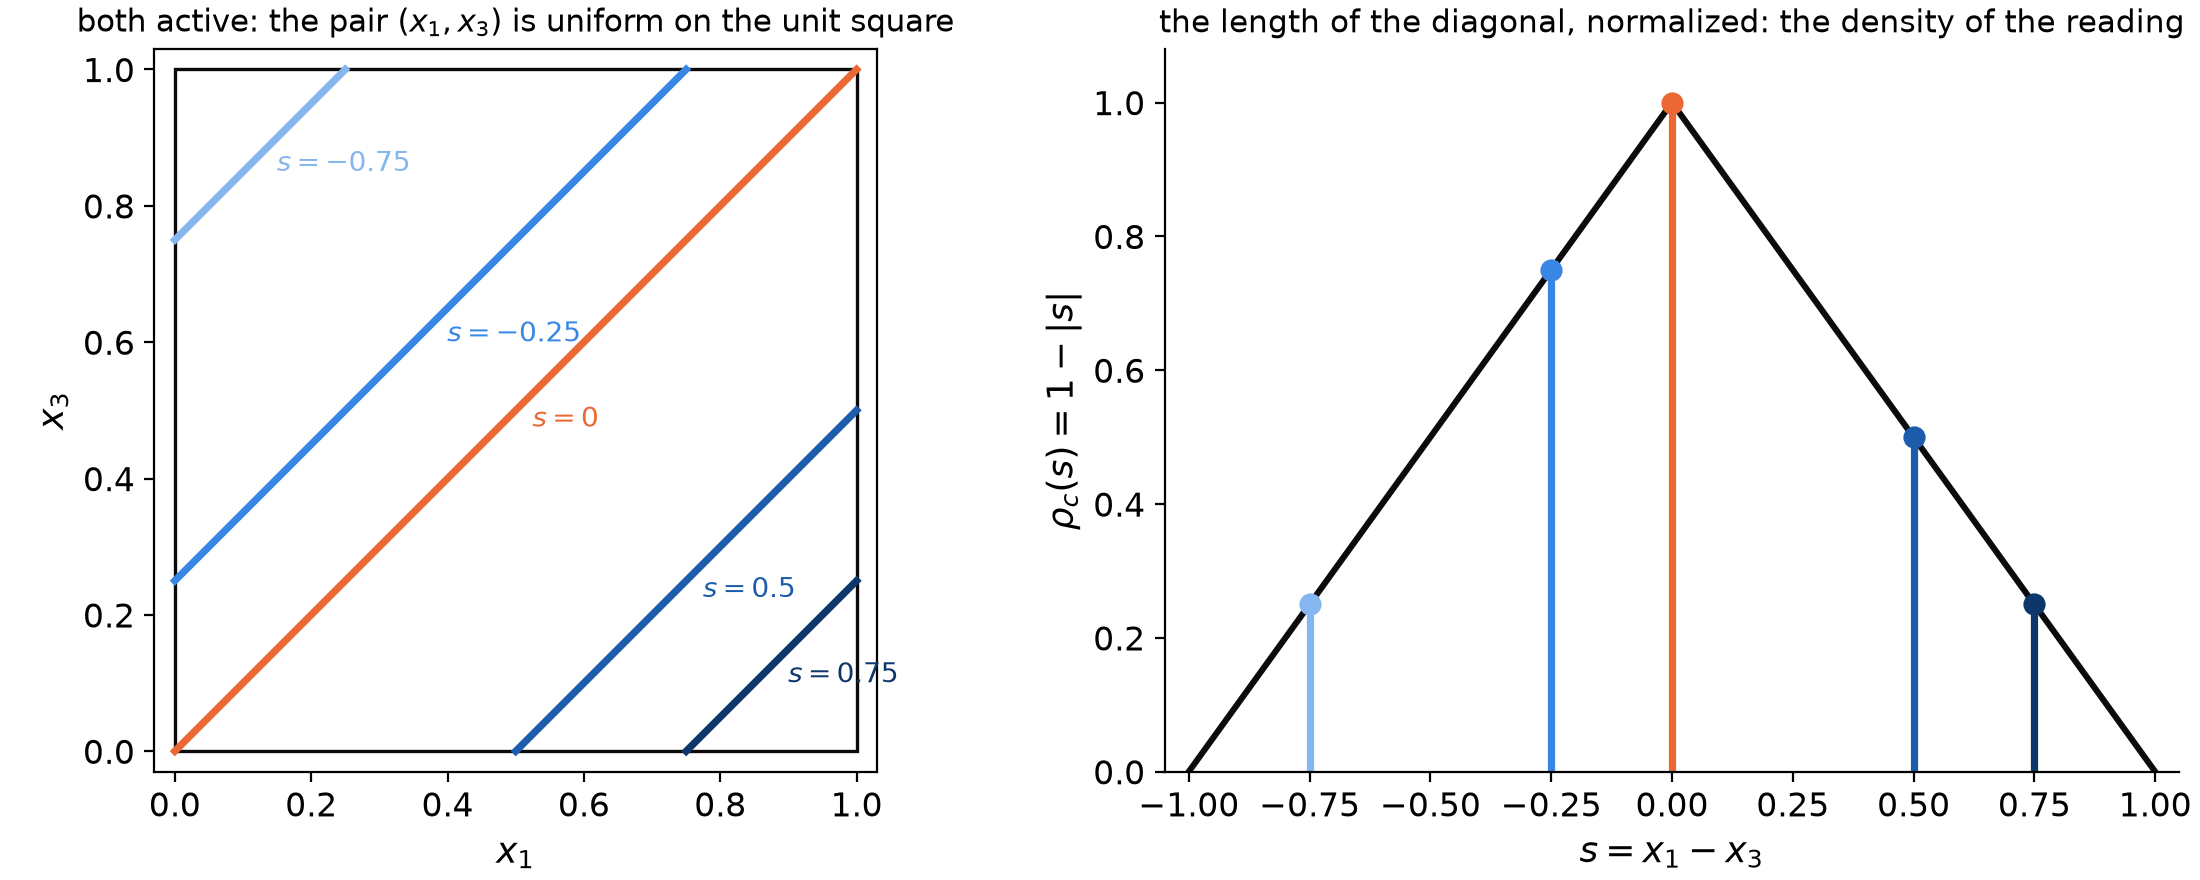

Here is the Python script that generated this plot:
# Why the co-active case has a triangular density: the pair (x1, x3) is uniform over the unit square,
# the reading s = x1 - x3 is constant along each diagonal of the square, and the length of that
# diagonal, longest at s = 0 and shrinking linearly to a corner at s = +-1, is the density rho_c(s).
# Run from the repo root: python -m figures.appendix_square
from pathlib import Path

import matplotlib

matplotlib.use("Agg")
import matplotlib.pyplot as plt
import numpy as np

from common import BLUE_RAMP, INK, ORANGE

OUT = Path("figures/appendix_square")
S = (-0.75, -0.25, 0.0, 0.5, 0.75)
COLORS = [BLUE_RAMP[0], BLUE_RAMP[1], ORANGE, BLUE_RAMP[2], BLUE_RAMP[3]]

plt.rcParams.update({"font.size": 12, "axes.labelsize": 13})
fig, axes = plt.subplots(1, 2, figsize=(11, 4.4), layout="constrained")
ax = axes[0]
ax.add_patch(plt.Rectangle((0, 0), 1, 1, fill=False, color=INK, lw=1.2))
for s, c in zip(S, COLORS):  # the segment x1 - x3 = s inside the square, from x3 = max(0, -s) to x3 = min(1, 1 - s)
    x3 = np.array([max(0.0, -s), min(1.0, 1 - s)])
    ax.plot(x3 + s, x3, color=c, lw=2.6)
    ax.annotate(f"$s = {s:g}$", ((x3 + s).mean(), x3.mean()), xytext=(6, -6), textcoords="offset points", color=c, fontsize=10)
ax.set_xlim(-0.03, 1.03)
ax.set_ylim(-0.03, 1.03)
ax.set_aspect("equal")
ax.set_xlabel("$x_1$")
ax.set_ylabel("$x_3$")
ax.set_title("both active: the pair $(x_1, x_3)$ is uniform on the unit square", fontsize=11)
ax = axes[1]
ss = np.linspace(-1, 1, 201)
ax.plot(ss, 1 - np.abs(ss), color=INK, lw=2.2)
for s, c in zip(S, COLORS):
    ax.plot([s, s], [0, 1 - abs(s)], color=c, lw=2.6)
    ax.plot([s], [1 - abs(s)], "o", color=c, ms=7)
ax.set_xlim(-1.05, 1.05)
ax.set_ylim(0, 1.08)
ax.set_xlabel("$s = x_1 - x_3$")
ax.set_ylabel("$\\rho_c(s) = 1 - |s|$")
ax.set_title("the length of the diagonal, normalized: the density of the reading", fontsize=11)
ax.spines[["top", "right"]].set_visible(False)
fig.savefig(OUT.with_suffix(".pdf"))
fig.savefig(OUT.with_suffix(".png"), dpi=200)
